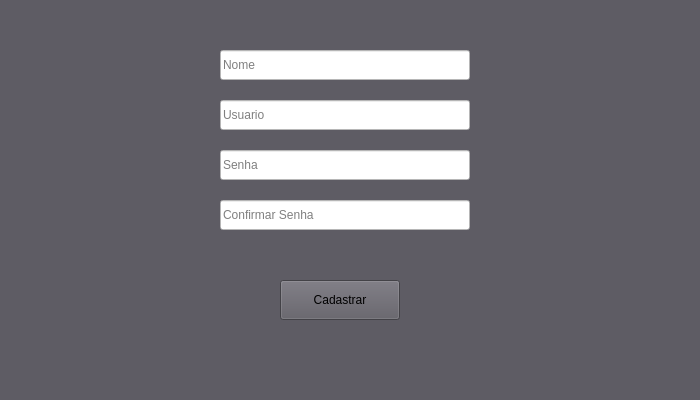
<?xml version="1.0" encoding="UTF-8"?>
<ui version="4.0">
 <class>MainWindow</class>
 <widget class="QMainWindow" name="MainWindow">
  <property name="geometry">
   <rect>
    <x>0</x>
    <y>0</y>
    <width>700</width>
    <height>400</height>
   </rect>
  </property>
  <property name="windowTitle">
   <string>Cadastro</string>
  </property>
  <property name="styleSheet">
   <string notr="true">background-color: rgb(94, 92, 100);</string>
  </property>
  <widget class="QWidget" name="centralwidget">
   <widget class="QPushButton" name="pushButton">
    <property name="geometry">
     <rect>
      <x>280</x>
      <y>280</y>
      <width>120</width>
      <height>40</height>
     </rect>
    </property>
    <property name="text">
     <string>Cadastrar</string>
    </property>
   </widget>
   <widget class="QLineEdit" name="lineEdit">
    <property name="geometry">
     <rect>
      <x>220</x>
      <y>50</y>
      <width>250</width>
      <height>30</height>
     </rect>
    </property>
    <property name="styleSheet">
     <string notr="true">background-color: rgb(255, 255, 255);</string>
    </property>
    <property name="inputMask">
     <string/>
    </property>
    <property name="text">
     <string/>
    </property>
    <property name="placeholderText">
     <string>Nome</string>
    </property>
   </widget>
   <widget class="QLineEdit" name="lineEdit_2">
    <property name="geometry">
     <rect>
      <x>220</x>
      <y>100</y>
      <width>250</width>
      <height>30</height>
     </rect>
    </property>
    <property name="styleSheet">
     <string notr="true">background-color: rgb(255, 255, 255);</string>
    </property>
    <property name="placeholderText">
     <string>Usuario</string>
    </property>
   </widget>
   <widget class="QLineEdit" name="lineEdit_3">
    <property name="geometry">
     <rect>
      <x>220</x>
      <y>150</y>
      <width>250</width>
      <height>30</height>
     </rect>
    </property>
    <property name="styleSheet">
     <string notr="true">background-color: rgb(255, 255, 255);</string>
    </property>
    <property name="placeholderText">
     <string>Senha</string>
    </property>
   </widget>
   <widget class="QLineEdit" name="lineEdit_4">
    <property name="geometry">
     <rect>
      <x>220</x>
      <y>200</y>
      <width>250</width>
      <height>30</height>
     </rect>
    </property>
    <property name="styleSheet">
     <string notr="true">background-color: rgb(255, 255, 255);</string>
    </property>
    <property name="placeholderText">
     <string>Confirmar Senha</string>
    </property>
   </widget>
   <widget class="QLabel" name="label">
    <property name="geometry">
     <rect>
      <x>230</x>
      <y>250</y>
      <width>241</width>
      <height>20</height>
     </rect>
    </property>
    <property name="styleSheet">
     <string notr="true">color: rgb(249, 240, 107);</string>
    </property>
    <property name="text">
     <string/>
    </property>
   </widget>
  </widget>
  <widget class="QMenuBar" name="menubar">
   <property name="geometry">
    <rect>
     <x>0</x>
     <y>0</y>
     <width>700</width>
     <height>22</height>
    </rect>
   </property>
  </widget>
  <widget class="QStatusBar" name="statusbar"/>
 </widget>
 <resources/>
 <connections/>
</ui>
